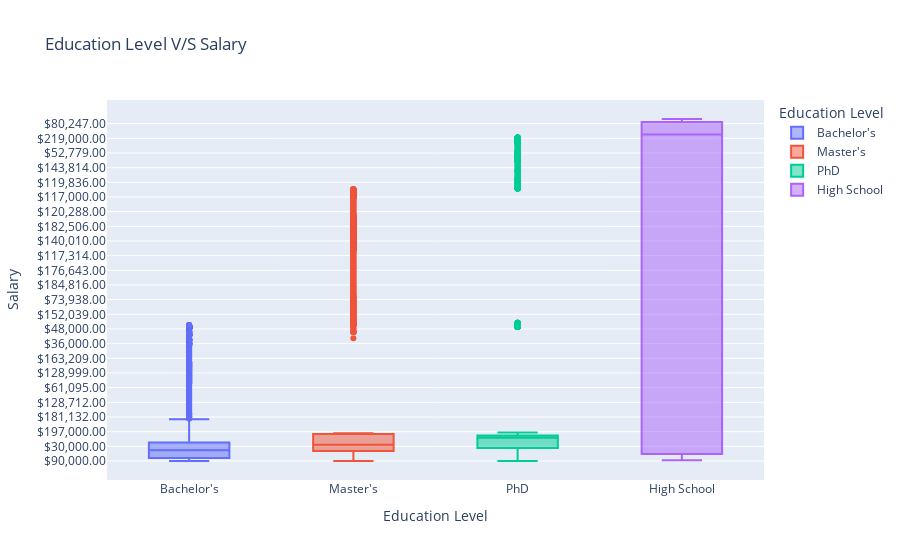

Here is the notebook cell this chart was saved with:
### Markdown cell above
# Analyzing Relationship between salary and their education level

### Code cell
plt.figure(figsize=(10,6))
fig = px.box(df, x="Education Level", y="Salary", title='Education Level V/S Salary',color='Education Level')
fig.show()
img = Image.open('images/newplot.png')
display(img)

### Figure 1 — Plotly figure (JSON) as saved in the notebook; plotly's stock layout.template omitted (floating-point values rounded to 4 significant figures; data arrays with more than 128 entries replaced by an {"elided": "..."} marker saying what was removed)
{"data": [{"alignmentgroup": "True", "hovertemplate": "Education Level=%{x}<br>Salary=%{y}<extra></extra>", "legendgroup": "Bachelor's", "marker": {"color": "#636efa"}, "name": "Bachelor's", "notched": false, "offsetgroup": "Bachelor's", "orientation": "v", "showlegend": true, "type": "box", "x": {"elided": "3021 str values"}, "x0": " ", "xaxis": "x", "y": {"elided": "3021 str values"}, "y0": " ", "yaxis": "y"}, {"alignmentgroup": "True", "hovertemplate": "Education Level=%{x}<br>Salary=%{y}<extra></extra>", "legendgroup": "Master's", "marker": {"color": "#EF553B"}, "name": "Master's", "notched": false, "offsetgroup": "Master's", "orientation": "v", "showlegend": true, "type": "box", "x": {"elided": "1860 str values"}, "x0": " ", "xaxis": "x", "y": {"elided": "1860 str values"}, "y0": " ", "yaxis": "y"}, {"alignmentgroup": "True", "hovertemplate": "Education Level=%{x}<br>Salary=%{y}<extra></extra>", "legendgroup": "PhD", "marker": {"color": "#00cc96"}, "name": "PhD", "notched": false, "offsetgroup": "PhD", "orientation": "v", "showlegend": true, "type": "box", "x": {"elided": "1369 str values"}, "x0": " ", "xaxis": "x", "y": {"elided": "1369 str values"}, "y0": " ", "yaxis": "y"}, {"alignmentgroup": "True", "hovertemplate": "Education Level=%{x}<br>Salary=%{y}<extra></extra>", "legendgroup": "High School", "marker": {"color": "#ab63fa"}, "name": "High School", "notched": false, "offsetgroup": "High School", "orientation": "v", "showlegend": true, "type": "box", "x": {"elided": "448 str values"}, "x0": " ", "xaxis": "x", "y": {"elided": "448 str values"}, "y0": " ", "yaxis": "y"}], "layout": {"autosize": true, "boxmode": "overlay", "legend": {"title": {"text": "Education Level"}, "tracegroupgap": 0}, "title": {"text": "Education Level V/S Salary"}, "xaxis": {"anchor": "y", "autorange": true, "categoryarray": ["Bachelor's", "Master's", "PhD", "High School"], "categoryorder": "array", "domain": [0, 1], "range": [-0.5, 3.5], "title": {"text": "Education Level"}, "type": "category"}, "yaxis": {"anchor": "x", "autorange": true, "domain": [0, 1], "range": [-24.61, 467.6], "title": {"text": "Salary"}, "type": "category"}}}
